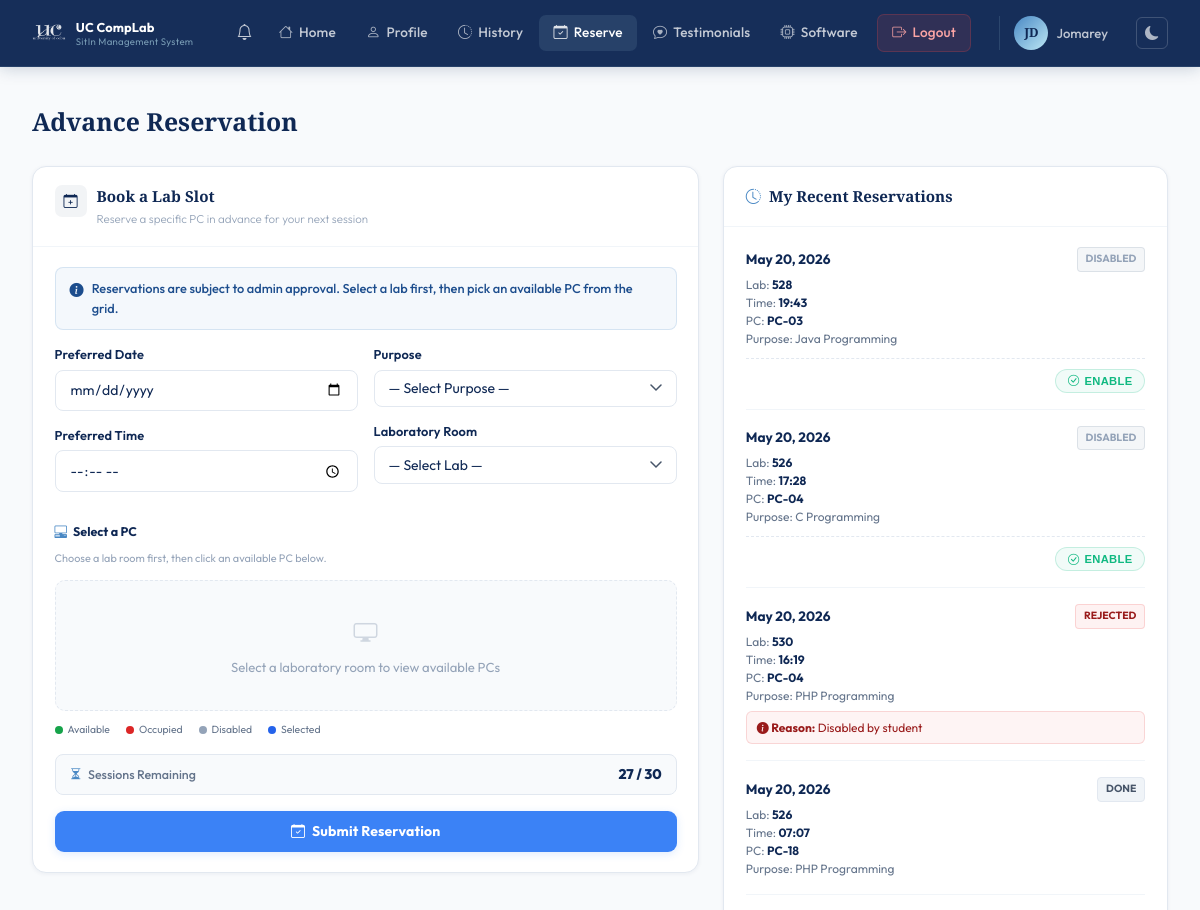
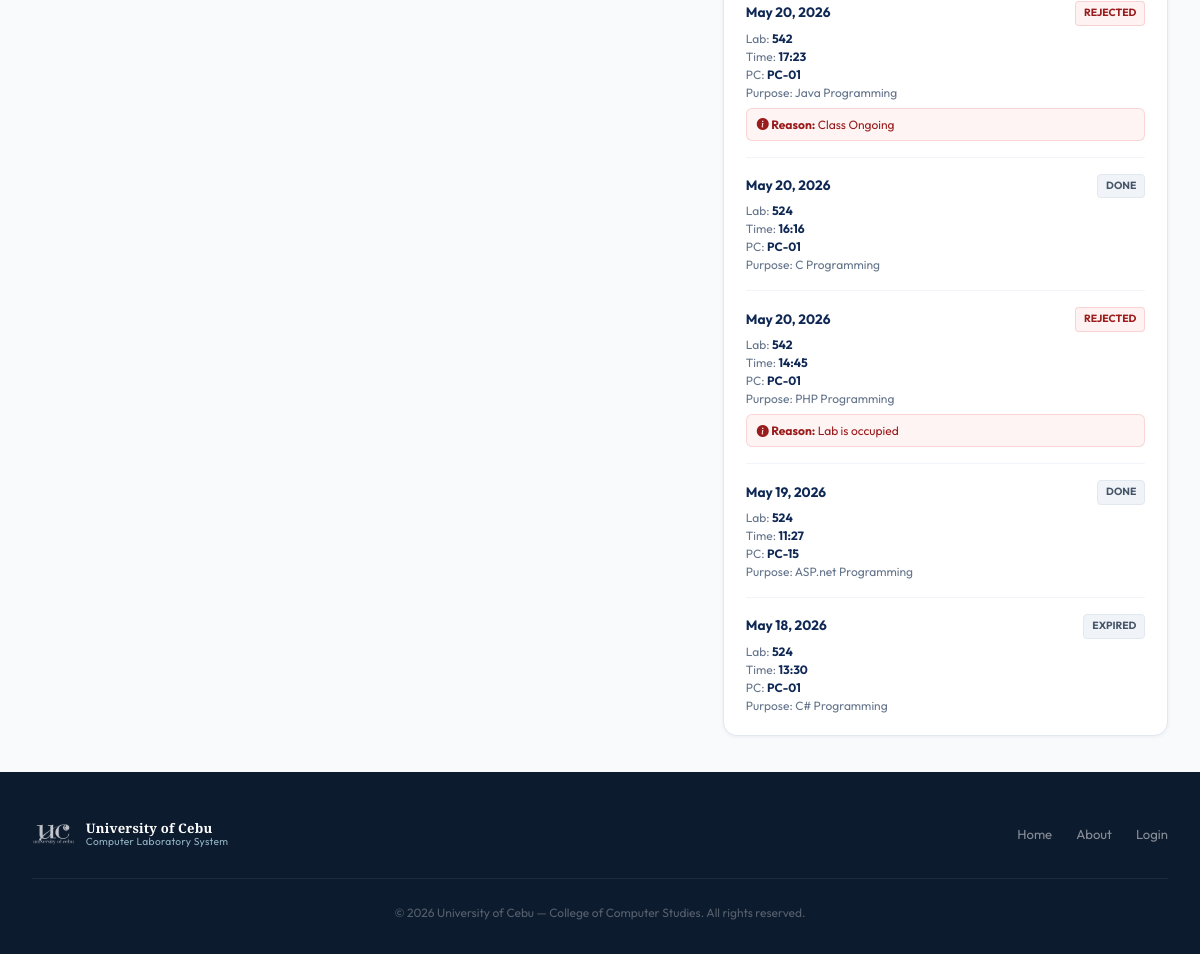
Screenshot of /pages/reserve.php (signed in) with the database file from the repository (2 pictures, top to bottom).
### tables this page shows
CREATE TABLE users (
            id                 INTEGER PRIMARY KEY AUTOINCREMENT,
            first_name         TEXT    NOT NULL,
            last_name          TEXT    NOT NULL,
            middle_name        TEXT,
            student_id         TEXT    UNIQUE NOT NULL,
            course             TEXT    NOT NULL,
            course_level       INTEGER NOT NULL,
            email              TEXT    UNIQUE NOT NULL,
            address            TEXT    NOT NULL,
            password           TEXT    NOT NULL,
            remaining_sessions INTEGER DEFAULT 30,
            created_at         DATETIME DEFAULT CURRENT_TIMESTAMP
        , profile_picture TEXT, points INTEGER DEFAULT 0);

CREATE TABLE reservations (
            id         INTEGER PRIMARY KEY AUTOINCREMENT,
            user_id    INTEGER NOT NULL,
            lab_room   TEXT    NOT NULL,
            date       TEXT    NOT NULL,
            time_slot  TEXT    NOT NULL,
            purpose    TEXT,
            status     TEXT    DEFAULT 'pending',
            created_at DATETIME DEFAULT CURRENT_TIMESTAMP, pc_number INTEGER, reject_note TEXT, disabled_by_student INTEGER DEFAULT 0,
            FOREIGN KEY (user_id) REFERENCES users(id) ON DELETE CASCADE
        );

### pages/reserve.php (the view, shortened to what this page needs)
<?php
$base = '../';
$db  = getDB();
$uid = $_SESSION['user_id'];
$stmt = $db->prepare("SELECT * FROM users WHERE id = ?");
$stmt->execute([$uid]);
$user = $stmt->fetch();
$remainingSessions = (int)($user['remaining_sessions'] ?? 30);
$myReservations = $db->prepare("SELECT * FROM reservations WHERE user_id = ? ORDER BY created_at DESC LIMIT 10");
$myReservations->execute([$uid]);
$myReservations = $myReservations->fetchAll();
$sessBadgeClass = $remainingSessions > 10 ? 'sess-ok' : ($remainingSessions > 0 ? 'sess-warn' : 'sess-empty');
require_once __DIR__ . '/../includes/header.php';
echo '<link rel="stylesheet" href="' . $base . 'assets/css/user.css">';
?>
<?php require_once __DIR__ . '/../includes/user-navbar.php'; ?>
<div class="user-page">
  <div class="user-page-inner">
    <div class="res-page-wrap">
      <h1 class="res-page-title">Advance Reservation</h1>
      <div class="res-layout">
        <div class="res-form-col">
          <div class="res-card">
        <div class="res-card-head">
          <div class="res-card-ico"><i class="bi bi-calendar-plus"></i></div>
          <div>
            <div class="res-card-name">Book a Lab Slot</div>
            <div class="res-card-sub">Reserve a specific PC in advance for your next session</div>
          </div>
        </div>
        <div class="res-card-body">
          <div class="res-alert res-alert-info">
            <i class="bi bi-info-circle-fill"></i>
            Reservations are subject to admin approval. Select a lab first, then pick an available PC from the grid.
          </div>
          <form method="POST" action="" id="reserveForm">
            <div class="res-form-grid">
              <div>
                <div class="res-field">
                  <label>Preferred Date</label>
                  <input type="date" name="date" class="res-input"
                         min="<?= date('Y-m-d') ?>"
                         value="<?= htmlspecialchars($_POST['date'] ?? '') ?>"
                         required />
                </div>
                <div class="res-field">
                  <label>Preferred Time</label>
                  <input type="time" name="time_in" class="res-input"
                         value="<?= htmlspecialchars($_POST['time_in'] ?? '') ?>"
                         required />
                </div>
              </div>
              <div>
                <div class="res-field">
                  <label>Purpose</label>
                  <select name="purpose_res" class="res-input res-select" required>
                    <option value="" disabled selected>— Select Purpose —</option>
                  </select>
                </div>
                <div class="res-field">
                  <label>Laboratory Room</label>
                  <select name="lab_room_res" id="labSelect" class="res-input res-select" required>
                    <option value="" disabled selected>— Select Lab —</option>
                  </select>
                </div>
              </div>
            </div>
            <div class="pc-grid-section" id="pcGridSection">
              <div class="pc-grid-title"><i class="bi bi-pc-display-horizontal"></i> Select a PC</div>
              <div class="pc-grid-hint">Choose a lab room first, then click an available PC below.</div>
              <div id="pcGridContainer">
                <div class="pc-grid-empty">
                  <i class="bi bi-display"></i>
                  Select a laboratory room to view available PCs
                </div>
              </div>
              <div class="pc-legend">
                <div class="pc-legend-item"><div class="pc-legend-dot avail"></div> Available</div>
                <div class="pc-legend-item"><div class="pc-legend-dot occupied"></div> Occupied</div>
                <div class="pc-legend-item"><div class="pc-legend-dot disabled"></div> Disabled</div>
                <div class="pc-legend-item"><div class="pc-legend-dot selected"></div> Selected</div>
              </div>
            </div>
            <div class="res-sess-row" style="margin-bottom:1rem;">
              <span class="res-sess-lbl"><i class="bi bi-hourglass-split"></i> Sessions Remaining</span>
              <span class="res-sess-badge <?= $sessBadgeClass ?>"><?= $remainingSessions ?> / 30</span>
            </div>
            <button type="submit" class="res-btn res-btn-reserve" id="reserveBtn">
              <i class="bi bi-calendar-check"></i> Submit Reservation
            </button>
          </form>
        </div>
      </div>
        </div>
        <div class="res-log-col">
          <div class="res-log-card">
            <div class="res-log-header">
              <i class="bi bi-clock-history"></i> My Recent Reservations
            </div>
            <div class="res-log-body">
              <?php if (empty($myReservations)): ?>
                <div style="text-align:center; color:#94a3b8; font-size:0.85rem; padding:1rem 0;">
                  You have no recent reservations.
                </div>
              <?php else: ?>
                <?php foreach ($myReservations as $r):
                  $badgeCls = 'badge-pending';
                  if ($r['status'] === 'approved') $badgeCls = 'badge-approved';
                  if ($r['status'] === 'rejected') $badgeCls = 'badge-rejected';
                  if ($r['status'] === 'done')     $badgeCls = 'badge-done';
                  $displayStatus = $r['status'];
                  if (in_array($r['status'], ['pending','approved']) && $r['date'] < date('Y-m-d')) {
                      $displayStatus = 'expired';
                      $badgeCls = 'badge-done';
                  }
                  $isDisabled = (($r['disabled_by_student'] ?? 0) == 1);
                  if ($isDisabled) {
                      $displayStatus = 'disabled';
                      $badgeCls = 'badge-disabled';
                  }
                ?>
                  <div class="res-log-item">
                    <div class="res-log-date">
                      <span><?= date('M j, Y', strtotime($r['date'])) ?></span>
                      <span class="a-badge <?= $badgeCls ?>" style="font-size:0.65rem; padding:3px 8px; border-radius:4px; text-transform:uppercase;">
                        <?= htmlspecialchars($displayStatus) ?>
                      </span>
                    </div>
                    <div class="res-log-details">
                      Lab: <strong><?= htmlspecialchars($r['lab_room']) ?></strong><br>
                      Time: <strong><?= htmlspecialchars($r['time_slot']) ?></strong><br>
                      PC: <strong><?= $r['pc_number'] ? 'PC-'.str_pad($r['pc_number'], 2, '0', STR_PAD_LEFT) : 'Any' ?></strong><br>
                      Purpose: <?= htmlspecialchars($r['purpose']) ?>
                    </div>
                    <?php if ($displayStatus !== 'expired' && $r['status'] !== 'done' && $r['status'] !== 'rejected'): ?>
                      <div class="res-log-actions">
                        <?php if ($isDisabled): ?>
                          <form method="POST" style="display:inline;">
                            <button type="submit" class="res-action-btn res-btn-enable">
                              <i class="bi bi-check-circle"></i> Enable
                            </button>
                          </form>
                        <?php endif; ?>
                      </div>
                    <?php endif; ?>
                    <?php if ($r['status'] === 'rejected' && !$isDisabled && !empty($r['reject_note'])): ?>
                      <div class="res-log-reason">
                        <i class="bi bi-info-circle-fill"></i> <strong>Reason:</strong> <?= htmlspecialchars($r['reject_note']) ?>
                      </div>
                    <?php endif; ?>
                  </div>
                <?php endforeach; ?>
              <?php endif; ?>
            </div>
          </div>
        </div>
      </div>
    </div>
  </div>
</div>
<?php require_once __DIR__ . '/../includes/footer.php'; ?>

### includes/user-navbar.php (shortened to what this page needs)
<?php
$_currentUser = $_SESSION['user'] ?? [];
$_initials    = strtoupper(
    substr($_currentUser['first_name'] ?? 'U', 0, 1) .
    substr($_currentUser['last_name']  ?? '',  0, 1)
);
$_profilePic = null;
$_currentFile = basename($_SERVER['PHP_SELF']);
function _navActive(string $file): string {
    global $_currentFile;
    return $_currentFile === $file ? 'active' : '';
}
?>
<nav class="user-navbar">
  <div class="user-nav-container">
    <a href="<?= $base ?>pages/dashboard.php" class="user-nav-brand">
      <img src="<?= $base ?>assets/images/uc-logo-white.png" alt="UC" class="user-nav-logo-img" />
      <div class="user-brand-text">
        <span class="user-brand-name">UC CompLab</span>
        <span class="user-brand-sub">SitIn Management System</span>
      </div>
    </a>
    <ul class="user-nav-links">
      <li class="notif-wrapper">
        <button class="notif-btn" id="notifToggle" aria-label="Notifications">
          <i class="bi bi-bell"></i>
        </button>
      </li>
      <li><a href="<?= $base ?>pages/dashboard.php" class="<?= _navActive('dashboard.php') ?>"><i class="bi bi-house"></i> Home</a></li>
      <li><a href="<?= $base ?>pages/edit-profile.php" class="<?= _navActive('edit-profile.php') ?>"><i class="bi bi-person"></i> Profile</a></li>
      <li><a href="<?= $base ?>pages/history.php" class="<?= _navActive('history.php') ?>"><i class="bi bi-clock-history"></i> History</a></li>
      <li><a href="<?= $base ?>pages/reserve.php" class="<?= _navActive('reserve.php') ?>"><i class="bi bi-calendar-check"></i> Reserve</a></li>
      <li><a href="<?= $base ?>pages/testimonials.php" class="<?= _navActive('testimonials.php') ?>"><i class="bi bi-chat-heart"></i> Testimonials</a></li>
      <li><a href="<?= $base ?>pages/software.php" class="<?= _navActive('software.php') ?>"><i class="bi bi-cpu"></i> Software</a></li>
      <li><a href="<?= $base ?>pages/logout.php" class="user-nav-logout"><i class="bi bi-box-arrow-right"></i> Logout</a></li>
    </ul>
    <div class="user-avatar-wrap">
      <?php if ($_profilePic): ?>
        <img src="<?= htmlspecialchars($_profilePic) ?>"
             alt="<?= htmlspecialchars($_currentUser['first_name'] ?? '') ?>"
             class="user-avatar-photo" />
      <?php else: ?>
        <div class="user-avatar"><?= $_initials ?></div>
      <?php endif; ?>
      <span class="user-name-short"><?= htmlspecialchars($_currentUser['first_name'] ?? '') ?></span>
    </div>
    <button class="dm-toggle" id="userDmToggle" title="Toggle dark mode" aria-label="Toggle dark mode">
      <i class="bi bi-moon-fill" id="userDmIcon"></i>
    </button>
  </div>
</nav>

### assets/css/style.css (style rules this page uses)
:root { --navy: #0F2854; --blue: #1C4D8D; --mid: #4988C4; --light: #BDE8F5; --white: #FFFFFF; --gray-50: #F8FAFC; --gray-100: #F0F4F8; --gray-200: #E2E8F0; --gray-400: #94A3B8; --gray-600: #475569; --gray-900: #0D1B2E; --font-display: 'Playfair Display', Georgia, serif; --font-body: 'Outfit', sans-serif; --shadow-xs: 0 1px 3px rgba(15, 40, 84, 0.08); --shadow-sm: 0 2px 8px rgba(15, 40, 84, 0.10); --shadow-md: 0 8px 30px rgba(15, 40, 84, 0.14); --shadow-lg: 0 20px 60px rgba(15, 40, 84, 0.22); --radius: 10px; --radius-lg: 16px; --transition: all 0.25s cubic-bezier(0.4, 0, 0.2, 1); }
*, *::before, *::after { box-sizing: border-box; margin: 0; padding: 0; }
html { scroll-behavior: smooth; }
body { font-family: var(--font-body); background: var(--white); color: var(--navy); line-height: 1.6; overflow-x: hidden; -webkit-font-smoothing: antialiased; }
a { text-decoration: none; color: inherit; }
img { max-width: 100%; display: block; }
ul { list-style: none; }

### assets/css/user.css (style rules this page uses)
.user-navbar { position: fixed; top: 0; left: 0; right: 0; z-index: 1000; background: rgba(15,40,84,0.97); backdrop-filter: blur(20px); border-bottom: 1px solid rgba(189,232,245,0.10); box-shadow: 0 1px 16px rgba(15,40,84,0.22); }
.user-nav-container { max-width: 1280px; margin: 0 auto; padding: 0 2rem; height: 66px; display: flex; align-items: center; gap: 1.5rem; }
.user-nav-brand { display: flex; align-items: center; gap: 10px; text-decoration: none; flex-shrink: 0; }
.user-nav-links { display: flex; align-items: center; gap: 0.1rem; margin-left: auto; list-style: none; }
.user-nav-links > li > a { padding: 0.42rem 0.9rem; font-size: 0.85rem; font-weight: 500; color: rgba(255,255,255,0.75); border-radius: 7px; transition: all 0.22s ease; display: flex; align-items: center; gap: 6px; text-decoration: none; letter-spacing: 0.15px; }
.user-nav-links > li > a:hover, .user-nav-links > li > a.active { color: var(--white); background: rgba(189,232,245,0.10); }
.user-nav-links > li > a i { font-size: 0.88rem; opacity: 0.85; }
.user-nav-logout { background: rgba(239,68,68,0.12) !important; color: #FCA5A5 !important; border: 1px solid rgba(239,68,68,0.22); margin-left: 0.2rem; }
.user-avatar-wrap { display: flex; align-items: center; gap: 8px; flex-shrink: 0; margin-left: 0.25rem; border-left: 1px solid rgba(189,232,245,0.13); padding-left: 0.875rem; }
.user-avatar { width: 34px; height: 34px; background: linear-gradient(135deg, var(--mid), var(--light)); color: var(--navy); font-weight: 800; font-size: 0.78rem; border-radius: 50%; display: flex; align-items: center; justify-content: center; flex-shrink: 0; font-family: var(--font-display); }
.user-name-short { font-size: 0.82rem; color: rgba(255,255,255,0.72); font-weight: 500; white-space: nowrap; }
.notif-wrapper { position: relative; }
.notif-btn { position: relative; background: none; border: none; cursor: pointer; padding: 0.42rem 0.65rem; border-radius: 7px; transition: background 0.2s; color: rgba(255,255,255,0.75); display: flex; align-items: center; font-size: 1rem; }
.user-page { min-height: 100vh; background: var(--gray-50); padding-top: 66px; }
.user-page-inner { max-width: 1280px; margin: 0 auto; padding: 2.25rem 2rem; }
.badge-rejected { background: rgba(239,68,68,0.07); color: #991B1B; border: 1px solid rgba(239,68,68,0.18); }
.badge-done { background: var(--gray-100); color: var(--gray-600); border: 1px solid var(--gray-200); }
.res-page-title { font-family: var(--font-display); font-size: 1.6rem; font-weight: 800; color: var(--navy); text-align: center; margin-bottom: 1.5rem; }
.res-card { background: #fff; border: 1px solid var(--gray-200); border-radius: 14px; box-shadow: 0 1px 4px rgba(15,40,84,0.06); overflow: hidden; }
.res-card-body { padding: 1.25rem 1.35rem; }
.res-select { background-repeat: no-repeat; background-position: right 0.875rem center; padding-right: 2.4rem; cursor: pointer; }
.res-btn-reserve { background: #3b82f6; color: #fff; box-shadow: 0 2px 8px rgba(59,130,246,0.18); }
.dm-toggle { background: none; border: 1px solid rgba(255,255,255,0.18); border-radius: 6px; width: 32px; height: 32px; cursor: pointer; color: rgba(255,255,255,0.65); display: flex; align-items: center; justify-content: center; font-size: 0.88rem; transition: all 0.18s; flex-shrink: 0; margin-left: 0.25rem; }

### rows the page displays
users: _initials "JD", first_name "Jomarey", remaining_sessions "27"
reservations: date "May 20, 2026", disabled_by_student "DISABLED", lab_room "528", time_slot "19:43", pc_number "03", purpose "Java Programming"
reservations: date "May 20, 2026", disabled_by_student "DISABLED", lab_room "526", time_slot "17:28", pc_number "04", purpose "C Programming"
reservations: date "May 20, 2026", status "REJECTED", lab_room "530", time_slot "16:19", pc_number "04", purpose "PHP Programming", reject_note "Disabled by student"
reservations: date "May 20, 2026", status "DONE", lab_room "526", time_slot "07:07", pc_number "18", purpose "PHP Programming"
reservations: date "May 20, 2026", status "REJECTED", lab_room "542", time_slot "17:23", pc_number "01", purpose "Java Programming", reject_note "Class Ongoing"
reservations: date "May 20, 2026", status "DONE", lab_room "524", time_slot "16:16", pc_number "01", purpose "C Programming"
reservations: date "May 20, 2026", status "REJECTED", lab_room "542", time_slot "14:45", pc_number "01", purpose "PHP Programming", reject_note "Lab is occupied"
reservations: date "May 19, 2026", status "DONE", lab_room "524", time_slot "11:27", pc_number "15", purpose "ASP.net Programming"
reservations: date "May 18, 2026", displayStatus "EXPIRED", lab_room "524", time_slot "13:30", pc_number "01", purpose "C# Programming"
